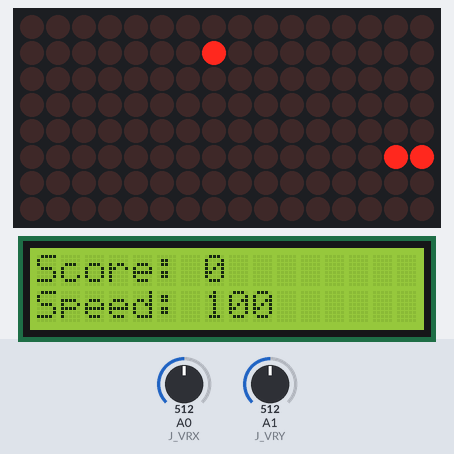
Bench run of a program on a simulated Arduino Nano, built with avr-gcc and run on an emulated ATmega328P. Shown: 16×8 LED matrix, 16×2 character LCD. Inputs (shaded band) come from the test bench; at power-on: A0 (J_VRX) = 512, A1 (J_VRY) = 512. Random numbers use the default seed unless the program sets one.

Above: at 1.2 s.
1.3 s: A0 (J_VRX) set to 634
3.2 s: A0 (J_VRX) set to 668
At 3.29 s:
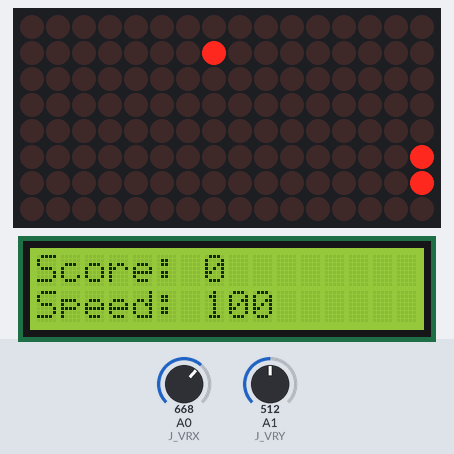
5.1 s: A1 (J_VRY) set to 638
6.6 s: A1 (J_VRY) set to 665
At 6.68 s:
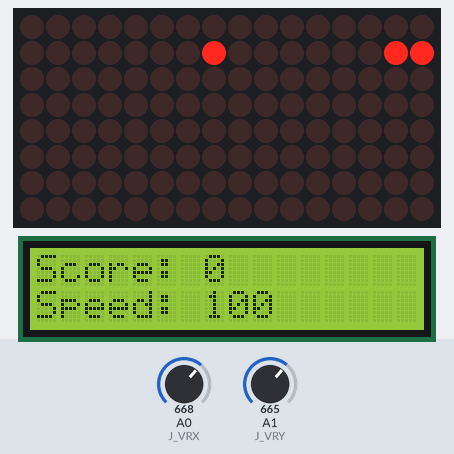
8.4 s: A1 (J_VRY) set to 640
At 8.52 s:
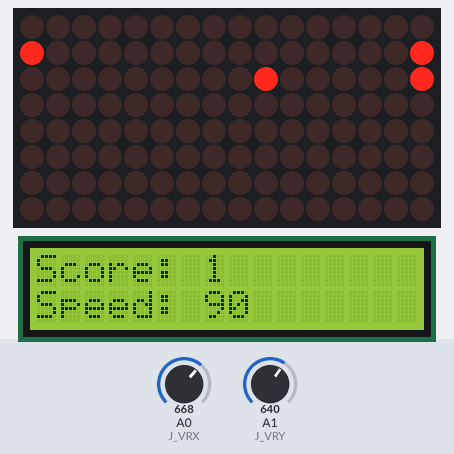
10.2 s: A1 (J_VRY) set to 660
At 10.28 s:
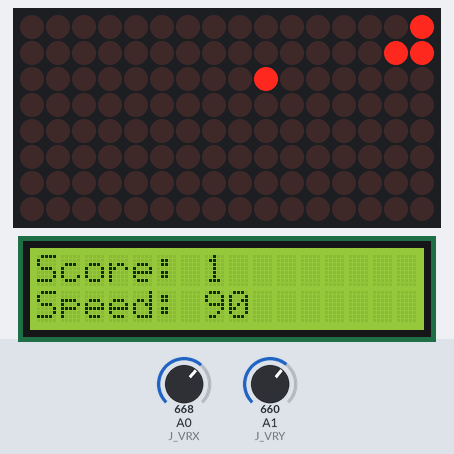

Measured:
- the behaviour switches between 650 and 651 on A0 (J_VRX) (found by bisection; images 0 and 1)
- the behaviour switches between 650 and 651 on A1 (J_VRY) (found by bisection; images 1 and 2)

The program:

main.cpp
```cpp
#include <Arduino.h>

#include <LiquidCrystal_I2C.h>
LiquidCrystal_I2C lcd(0x27, 16, 2);

#include <GyverMAX7219.h>
#define AM_W 16  // 2 матрицы (18 точки)
#define AM_H 8  // 1 матрица (8 точек)

#define J_VRX 0
#define J_VRY 1
#define J_SW 3

MAX7219 < 2, 1, 5 > mtrx;   // одна матрица (1х1), пин CS на D5

int snake_size, change_x, change_y, coordinates_x[128], coordinates_y[128];
int food_x = -1, food_y = -1;
char symbol;
int a[16][8];
const int N = 16, M = 8;
//int INTERVAL = 200;
int INTERVAL = 100;
int score = 0;
bool flag = false;

void change_direction() {
  int x, y;
  x = analogRead(J_VRX);
  y = analogRead(J_VRY);
  if(x > 650) symbol = 'd';
  if(x < 350) symbol = 'a';
  if(y < 350) symbol = 's';
  if(y > 650) symbol = 'w';
  switch (symbol) {
    // Управление змейкой у нас через wasd.
    case 'w': if (change_x != 1 || change_y != 0) {
                change_x = -1; change_y = 0;
              }
              break;
    case 'a': if (change_x != 0 || change_y != 1) {
                change_x = 0; change_y = -1;
              }
              break;
    case 's': if (change_x != -1 || change_y != 0) {
                change_x = 1; change_y = 0;
              }
              break;
    case 'd': if (change_x != 0 || change_y != -1) {
                change_x = 0; change_y = 1;
              }
              break;
    default: break;
  }
}

// функция для вывода таблицы
void show_table() {
  // Очищаем консоль.
  mtrx.clear();
  for(int i = 1 ; i <= snake_size; i++) {
    mtrx.dot(coordinates_x[i],coordinates_y[i]);

  }
  mtrx.dot(food_x, food_y);
  mtrx.update();

}

// Очищаем координаты, в которых располагалась змейка.
void clear_snake_on_table() {
  for (int i = 1; i <= snake_size; ++i)
    a[coordinates_x[i]][coordinates_y[i]] = 0;
}

// Красим координаты змейки.
void show_snake_on_table() {
  // Красим змейку.
  for (int i = 1; i <= snake_size; ++i)
    a[coordinates_x[i]][coordinates_y[i]] = 1;
}

// Проверяем, съела ли змейка саму себя.
bool game_over() {
  for (int i = 2; i <= snake_size; ++i)
    // Eсли координаты головы змейки равны координате какой-либо части тела
    // змейки, то змейка съела саму себя.
    if (coordinates_x[1] == coordinates_x[i] &&
        coordinates_y[1] == coordinates_y[i])
      return true;
  // Если все координаты различны, то все в порядке - играем дальше.
  return false;
}

// Проверяем, не вышла ли змейка за поле, если да то возвращаем ее обратно.
void check_coordinates() {
  if (coordinates_x[1] >= N) coordinates_x[1] = 0;
  if (coordinates_x[1] < 0) coordinates_x[1] = N-1;
  if (coordinates_y[1] >= M) coordinates_y[1] = 0;
  if (coordinates_y[1] < 0) coordinates_y[1] = M-1;
}

// функция следующего хода, в которой наша змейка сдвигается в сторону
// на 1 ячейку.
void next_step() {
  // Чистим таблицу от змейки.
  clear_snake_on_table();

  // Передвигаем тело змейки.
  for (int i = snake_size; i >= 2; --i) {
    coordinates_x[i] = coordinates_x[i - 1];
    coordinates_y[i] = coordinates_y[i - 1];
  }

  // Передвигаем голову змейки.
  coordinates_x[1] += change_x;
  coordinates_y[1] += change_y;

  // Проверяем в порядке ли координаты.
  check_coordinates();

  // Если голова змейки там же где и еда, то увеличиваем размер змейки
  // и очищаем координаты змейки.
  if (coordinates_x[1] == food_x && coordinates_y[1] == food_y) {
    snake_size++;
    food_x = -1;
    food_y = -1;
    score++;
    INTERVAL -= 10;
  }

  // Рисуем змейку.
  show_snake_on_table();

  // Если змея укусила себя.
  if (game_over()) {
    // Cообщаем всю правду о игроке.
    mtrx.fill();
    mtrx.update();
    lcd.clear();
    lcd.print("You lose!");
    lcd.setCursor(0,1);
    lcd.print("Score: ");
    lcd.print(score);
    flag = false;
    // Приостанавливаем игру.
    while(analogRead(J_SW)) delay(100);

    // Завершаем программу.


  }
}

// функция добавления еды на карту.
void place_food() {
  // Cтавим в рандомное место еду.
  for (int i = 1; i <= 9; ++i) {
    int x = random(N), y = random(M);
    if (x < 0) x *= -1;
    if (y < 0) y *= -1;
    x %= (N + 1);
    y %= (M + 1);
    if (x == 0) ++x;
    if (y == 0) ++y;
    if (a[x][y] != 1) {
      food_x = x;
      food_y = y;
      a[x][y] = 2;
      return;
    }
  }
}

// функция проверки на наличие еды на карте.
bool food_check() {
  // Если координаты еды неопределенны, то возвращаем true.
  if (food_x == -1 && food_y == -1) return false;
  // В остальных случаях false.
  return true;
}

// Начальные установки.
void standart_settings() {
  // Размер змеи - 2.
  snake_size = 2;

  // Змейка занимает две клетки вправо от координаты {1,1}.
  coordinates_x[1] = 5;
  coordinates_y[1] = 5;
  coordinates_x[2] = 4;
  coordinates_y[2] = 5;

  // Змейка движется вправо.
  change_x = 1;
  change_y = 0;
}

void setup() {
  mtrx.begin();       // запускаем
  mtrx.setBright(1);  // яркость 0..15
  //mtrx.setRotation(1);   // можно повернуть 0..3, по 90 град по часовой стрелке
  Serial.begin(9600);
  pinMode(J_SW, INPUT_PULLUP);

  lcd.init();
  lcd.backlight();
  lcd.setCursor(0, 0);


}

void loop() {

  standart_settings();

  while (true) {


    // Если нажата клавиша, обрабатываем нажатую клавишу.
    //if (kbhit() != 0)
     change_direction();

    // Двигаем змейку.
    next_step();

    // Если нет еды, то ставим ее.
    if (!food_check())
      place_food();

    // Рисуем змейку.
    show_table();

    if(!flag){
      lcd.clear();
      lcd.print("Score: ");
      lcd.print(score);
      lcd.setCursor(0,1);
      lcd.print("Speed: ");
      lcd.print(INTERVAL);
    }

    // "Усыпляем" программу на заданный интервал.
    delay(INTERVAL);

  }


}
```
